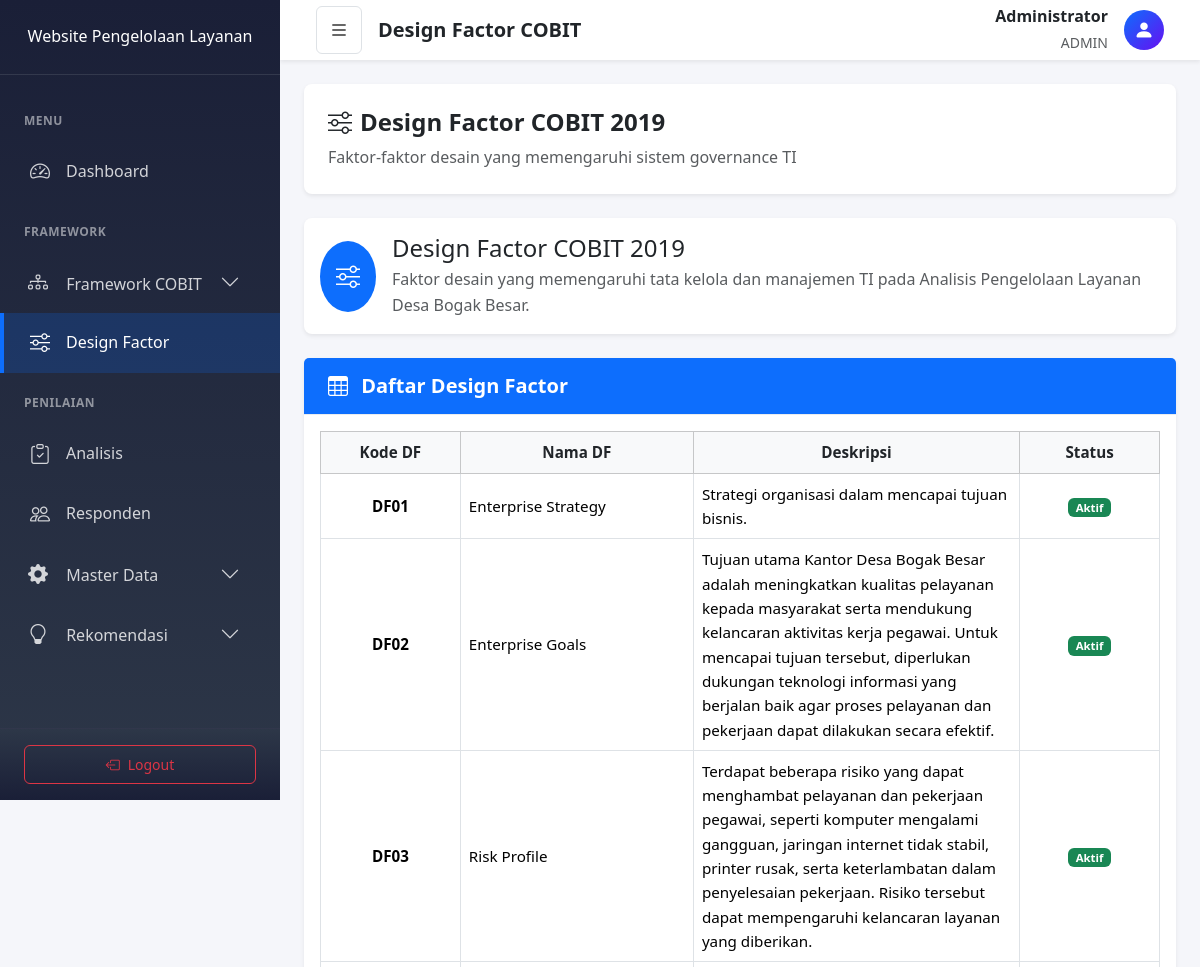
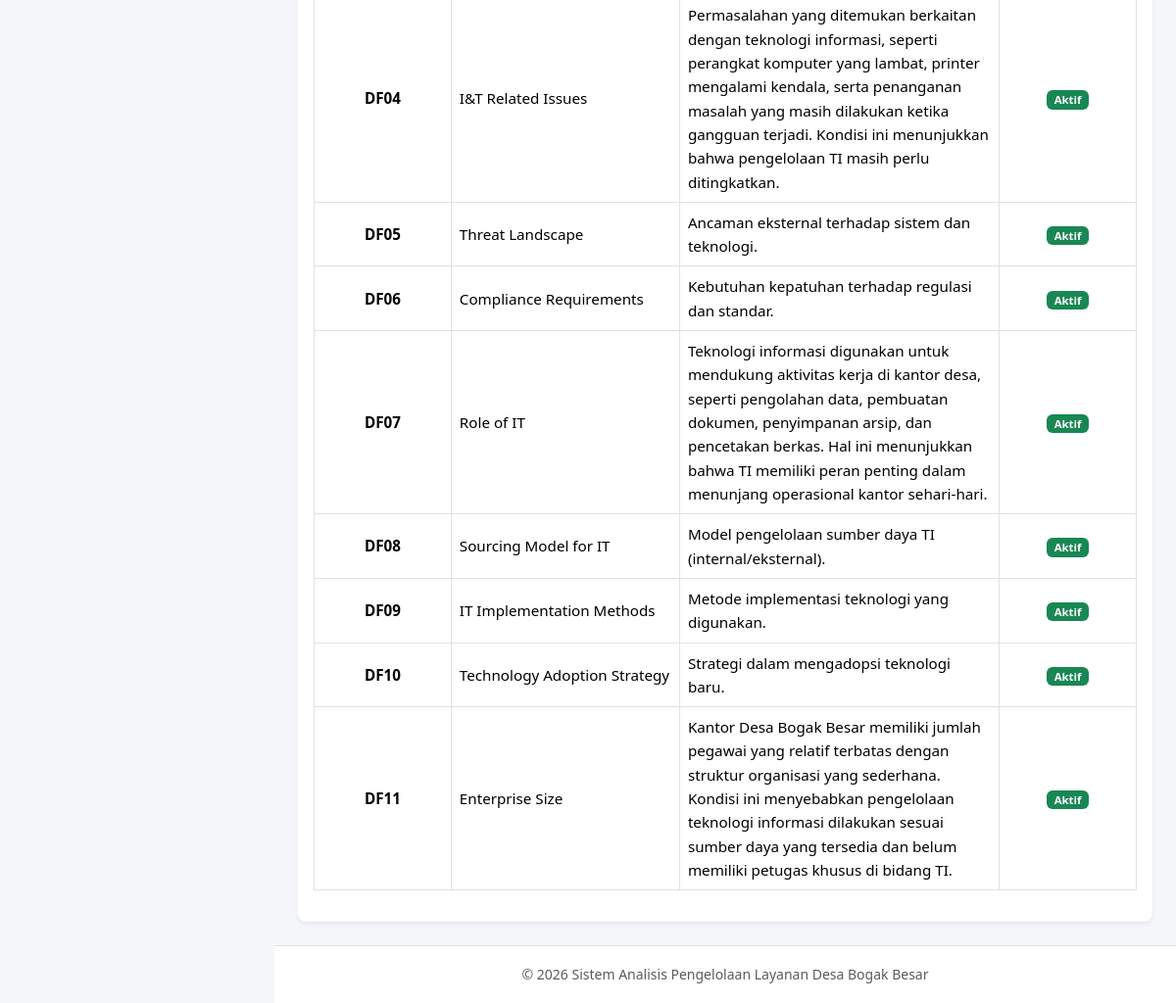
/index.php?page=design-factor (signed in), run on an earlier commit of the app's database (2 pictures, top to bottom).
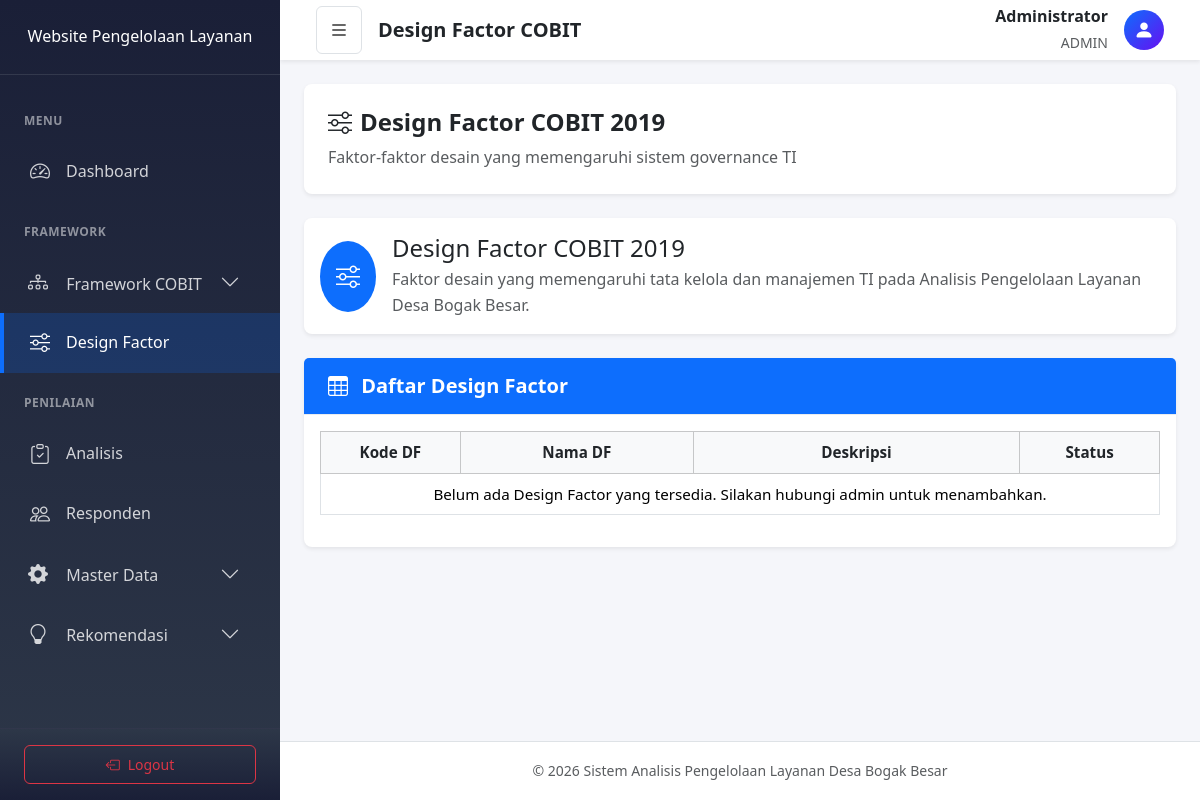
And on a later commit of the database.
### tables this page shows
CREATE TABLE `design_factors` (
  `id` int(11) UNSIGNED NOT NULL,
  `code` varchar(10) NOT NULL,
  `name` varchar(100) NOT NULL,
  `description` text DEFAULT NULL,
  `created_at` timestamp NOT NULL DEFAULT current_timestamp()
);

### app/controllers/DesignFactorController.php (called while the page is built, shortened)
<?php
require_once 'app/models/DesignFactor.php';
class DesignFactorController {
    public static function index() {
        $designFactorModel = new DesignFactor();
        $designFactors = $designFactorModel->getAll();
        require_once 'app/views/design-factor/index.php';
    }
}

### index.php (called while the page is built, shortened)
<?php
require_once 'config/database.php';
require_once 'app/controllers/DesignFactorController.php';
App::route();

### config/database.php (called while the page is built, shortened)
<?php
class Database {
    private static $instance = null;
    private $connection;
    private function __construct() {
        try {
            $dsn = "mysql:host=" . DB_HOST . ";dbname=" . DB_NAME . ";charset=" . DB_CHARSET;
            $options = [
                PDO::ATTR_ERRMODE => PDO::ERRMODE_EXCEPTION,
                PDO::ATTR_DEFAULT_FETCH_MODE => PDO::FETCH_ASSOC,
                PDO::ATTR_EMULATE_PREPARES => false,
            ];
            $this->connection = new PDO($dsn, DB_USER, DB_PASS, $options);
        } catch (PDOException $e) {
            die("Koneksi database gagal: " . $e->getMessage());
        }
    }
    public static function getInstance() {
        if (self::$instance === null) {
            self::$instance = new self();
        }
        return self::$instance;
    }
    public function getConnection() {
        return $this->connection;
    }
}
function getDB() {
    return Database::getInstance()->getConnection();
}

### app/models/DesignFactor.php (called while the page is built, shortened)
<?php
require_once 'config/database.php';
class DesignFactor {
    private $db;
    public function __construct() {
        $this->db = getDB();
    }
    public function getAll($activeOnly = false) {
        $sql = "SELECT * FROM design_factors";
        $stmt = $this->db->query($sql);
        $rows = $stmt->fetchAll();
        usort($rows, function($a, $b) {
            $na = intval(preg_replace('/\D/', '', $a['code']));
            $nb = intval(preg_replace('/\D/', '', $b['code']));
            if ($na === $nb) {
                return strcmp($a['code'], $b['code']);
            }
            return $na <=> $nb;
        });
        return $rows;
    }
}

### app/views/design-factor/index.php (the view, shortened to what the rows shown need)
<div class="row">
    <div class="col-12">
        <div class="card shadow-sm border-0">
            <div class="card-body">
                <div class="table-responsive">
                    <table class="table table-bordered align-middle text-center">
                        <thead class="table-light">
                            <tr>
                                <th width="15%">Kode DF</th>
                                <th width="25%">Nama DF</th>
                                <th width="35%">Deskripsi</th>
                                <th width="15%">Status</th>
                            </tr>
                        </thead>
                        <tbody>
                            <?php if (!empty($designFactors)): ?>
                                <?php foreach ($designFactors as $df): ?>
                                    <tr>
                                        <td><strong><?php echo htmlspecialchars($df['code']); ?></strong></td>
                                        <td class="text-start"><?php echo htmlspecialchars($df['name']); ?></td>
                                        <td class="text-start"><?php echo htmlspecialchars($df['description']); ?></td>
                                        <td>
                                            <span class="badge bg-<?php echo $df['is_active'] ? 'success' : 'secondary'; ?>">
                                                <?php echo $df['is_active'] ? 'Aktif' : 'Nonaktif'; ?>
                                            </span>
                                        </td>
                                    </tr>
                                <?php endforeach; ?>
                            <?php else: ?>
                                <tr>
                                    <td colspan="4">Belum ada Design Factor yang tersedia. Silakan hubungi admin untuk menambahkan.</td>
                                </tr>
                            <?php endif; ?>
                        </tbody>
                    </table>
                </div>
            </div>
        </div>
    </div>
</div>
<?php
require_once 'app/views/layouts/main.php';

What changed in the data, as far as the page shows it:
removed design_factors: code "DF01", name "Enterprise Strategy", description "Strategi organisasi dalam mencapai tujuan bisnis.", is_active "Aktif"
removed design_factors: code "DF02", name "Enterprise Goals", description "Tujuan utama Kantor Desa Bogak Besar adalah meningkatkan kualitas pelayanan kepada masyarakat serta mendukung kelancaran aktivitas kerja pegawai. Untuk mencapai tujuan tersebut, diperlukan dukungan teknologi informasi yang berjalan baik agar proses pelayanan dan pekerjaan dapat dilakukan secara efektif.", is_active "Aktif"
removed design_factors: code "DF03", name "Risk Profile", description "Terdapat beberapa risiko yang dapat menghambat pelayanan dan pekerjaan pegawai, seperti komputer mengalami gangguan, jaringan internet tidak stabil, printer rusak, serta keterlambatan dalam penyelesaian pekerjaan. Risiko tersebut dapat mempengaruhi kelancaran layanan yang diberikan.", is_active "Aktif"
removed design_factors: code "DF04", name "I&T Related Issues", description "Permasalahan yang ditemukan berkaitan dengan teknologi informasi, seperti perangkat komputer yang lambat, printer mengalami kendala, serta penanganan masalah yang masih dilakukan ketika gangguan terjadi. Kondisi ini menunjukkan bahwa pengelolaan TI masih perlu ditingkatkan.", is_active "Aktif"
removed design_factors: code "DF05", name "Threat Landscape", description "Ancaman eksternal terhadap sistem dan teknologi.", is_active "Aktif"
removed design_factors: code "DF06", name "Compliance Requirements", description "Kebutuhan kepatuhan terhadap regulasi dan standar.", is_active "Aktif"
removed design_factors: code "DF07", name "Role of IT", description "Teknologi informasi digunakan untuk mendukung aktivitas kerja di kantor desa, seperti pengolahan data, pembuatan dokumen, penyimpanan arsip, dan pencetakan berkas. Hal ini menunjukkan bahwa TI memiliki peran penting dalam menunjang operasional kantor sehari-hari.", is_active "Aktif"
removed design_factors: code "DF08", name "Sourcing Model for IT", description "Model pengelolaan sumber daya TI (internal/eksternal).", is_active "Aktif"
removed design_factors: code "DF09", name "IT Implementation Methods", description "Metode implementasi teknologi yang digunakan.", is_active "Aktif"
removed design_factors: code "DF10", name "Technology Adoption Strategy", description "Strategi dalam mengadopsi teknologi baru.", is_active "Aktif"
removed design_factors: code "DF11", name "Enterprise Size", description "Kantor Desa Bogak Besar memiliki jumlah pegawai yang relatif terbatas dengan struktur organisasi yang sederhana. Kondisi ini menyebabkan pengelolaan teknologi informasi dilakukan sesuai sumber daya yang tersedia dan belum memiliki petugas khusus di bidang TI.", is_active "Aktif"
Also different on the page:
text now shown: "Belum ada Design Factor yang tersedia. Silakan hubungi admin untuk menambahkan."
